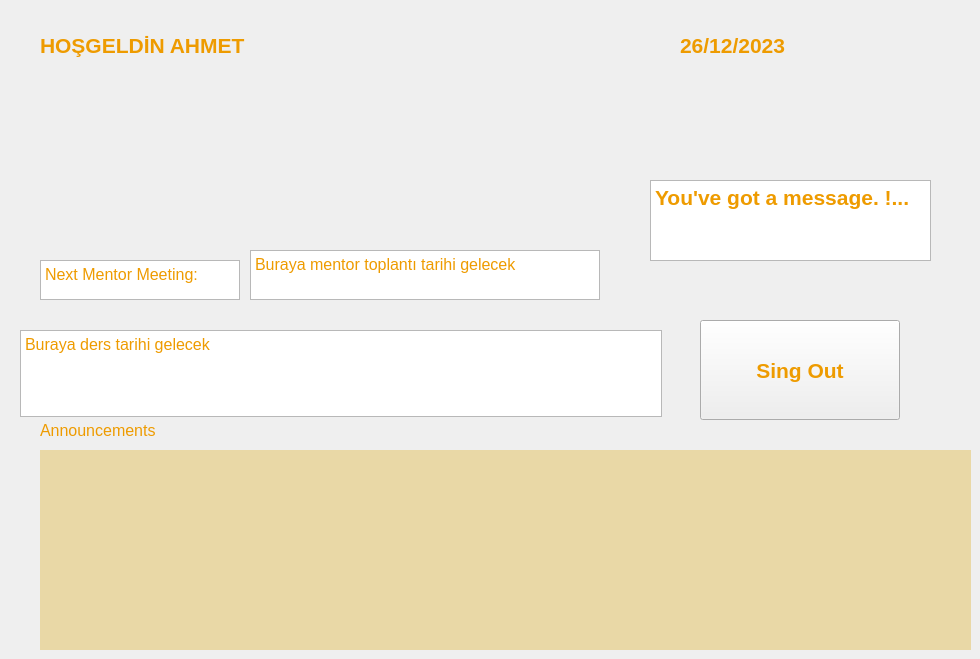
    <widget class="QWidget" name="teacher_main">
     <attribute name="title">
      <string>Main</string>
     </attribute>
     <widget class="QLabel" name="teacher_main_name">
      <property name="geometry">
       <rect>
        <x>40</x>
        <y>20</y>
        <width>401</width>
        <height>50</height>
       </rect>
      </property>
      <property name="minimumSize">
       <size>
        <width>250</width>
        <height>50</height>
       </size>
      </property>
      <property name="font">
       <font>
        <pointsize>16</pointsize>
        <weight>75</weight>
        <bold>true</bold>
       </font>
      </property>
      <property name="styleSheet">
       <string notr="true">color: rgb(238, 155, 0);</string>
      </property>
      <property name="text">
       <string>HOŞGELDİN AHMET</string>
      </property>
     </widget>
     <widget class="QLabel" name="teacher_main_date">
      <property name="geometry">
       <rect>
        <x>680</x>
        <y>20</y>
        <width>250</width>
        <height>50</height>
       </rect>
      </property>
      <property name="minimumSize">
       <size>
        <width>250</width>
        <height>50</height>
       </size>
      </property>
      <property name="font">
       <font>
        <pointsize>16</pointsize>
        <weight>75</weight>
        <bold>true</bold>
       </font>
      </property>
      <property name="styleSheet">
       <string notr="true">color: rgb(238, 155, 0);</string>
      </property>
      <property name="text">
       <string>26/12/2023</string>
      </property>
     </widget>
     <widget class="QLabel" name="teacher_main_anno">
      <property name="geometry">
       <rect>
        <x>40</x>
        <y>450</y>
        <width>931</width>
        <height>200</height>
       </rect>
      </property>
      <property name="minimumSize">
       <size>
        <width>700</width>
        <height>200</height>
       </size>
      </property>
      <property name="styleSheet">
       <string notr="true">background-color: rgb(233, 216, 166);</string>
      </property>
      <property name="text">
       <string/>
      </property>
     </widget>
     <widget class="QLabel" name="label_main_announcements">
      <property name="geometry">
       <rect>
        <x>40</x>
        <y>410</y>
        <width>200</width>
        <height>40</height>
       </rect>
      </property>
      <property name="minimumSize">
       <size>
        <width>200</width>
        <height>40</height>
       </size>
      </property>
      <property name="font">
       <font>
        <pointsize>12</pointsize>
       </font>
      </property>
      <property name="styleSheet">
       <string notr="true">color: rgb(238, 155, 0);</string>
      </property>
      <property name="text">
       <string>Announcements</string>
      </property>
     </widget>
     <widget class="QTextBrowser" name="announcement_textbrowser">
      <property name="geometry">
       <rect>
        <x>40</x>
        <y>260</y>
        <width>200</width>
        <height>40</height>
       </rect>
      </property>
      <property name="minimumSize">
       <size>
        <width>200</width>
        <height>40</height>
       </size>
      </property>
      <property name="font">
       <font>
        <pointsize>12</pointsize>
       </font>
      </property>
      <property name="styleSheet">
       <string notr="true">color: rgb(238, 155, 0);</string>
      </property>
      <property name="text">
       <string>Next Mentor Meeting:</string>
      </property>
     </widget>
     <widget class="QTextEdit" name="teacher_main_lesson">
      <property name="geometry">
       <rect>
        <x>20</x>
        <y>330</y>
        <width>642</width>
        <height>87</height>
       </rect>
      </property>
      <property name="minimumSize">
       <size>
        <width>350</width>
        <height>50</height>
       </size>
      </property>
      <property name="font">
       <font>
        <pointsize>12</pointsize>
       </font>
      </property>
      <property name="styleSheet">
       <string notr="true">color: rgb(238, 155, 0);</string>
      </property>
      <property name="html">
       <string>&lt;!DOCTYPE HTML PUBLIC &quot;-//W3C//DTD HTML 4.0//EN&quot; &quot;http://www.w3.org/TR/REC-html40/strict.dtd&quot;&gt;
&lt;html&gt;&lt;head&gt;&lt;meta name=&quot;qrichtext&quot; content=&quot;1&quot; /&gt;&lt;style type=&quot;text/css&quot;&gt;
p, li { white-space: pre-wrap; }
&lt;/style&gt;&lt;/head&gt;&lt;body style=&quot; font-family:'MS Shell Dlg 2'; font-size:12pt; font-weight:400; font-style:normal;&quot;&gt;
&lt;p style=&quot; margin-top:0px; margin-bottom:0px; margin-left:0px; margin-right:0px; -qt-block-indent:0; text-indent:0px;&quot;&gt;Buraya ders tarihi gelecek&lt;/p&gt;&lt;/body&gt;&lt;/html&gt;</string>
      </property>
     </widget>
     <widget class="QTextEdit" name="teacher_main_mentor">
      <property name="geometry">
       <rect>
        <x>250</x>
        <y>250</y>
        <width>350</width>
        <height>50</height>
       </rect>
      </property>
      <property name="minimumSize">
       <size>
        <width>350</width>
        <height>50</height>
       </size>
      </property>
      <property name="font">
       <font>
        <pointsize>12</pointsize>
       </font>
      </property>
      <property name="styleSheet">
       <string notr="true">color: rgb(238, 155, 0);</string>
      </property>
      <property name="html">
       <string>&lt;!DOCTYPE HTML PUBLIC &quot;-//W3C//DTD HTML 4.0//EN&quot; &quot;http://www.w3.org/TR/REC-html40/strict.dtd&quot;&gt;
&lt;html&gt;&lt;head&gt;&lt;meta name=&quot;qrichtext&quot; content=&quot;1&quot; /&gt;&lt;style type=&quot;text/css&quot;&gt;
p, li { white-space: pre-wrap; }
&lt;/style&gt;&lt;/head&gt;&lt;body style=&quot; font-family:'MS Shell Dlg 2'; font-size:12pt; font-weight:400; font-style:normal;&quot;&gt;
&lt;p style=&quot; margin-top:0px; margin-bottom:0px; margin-left:0px; margin-right:0px; -qt-block-indent:0; text-indent:0px;&quot;&gt;Buraya mentor toplantı tarihi gelecek&lt;/p&gt;&lt;/body&gt;&lt;/html&gt;</string>
      </property>
     </widget>
     <widget class="QPushButton" name="teacher_singout_button">
      <property name="geometry">
       <rect>
        <x>700</x>
        <y>320</y>
        <width>200</width>
        <height>100</height>
       </rect>
      </property>
      <property name="minimumSize">
       <size>
        <width>200</width>
        <height>100</height>
       </size>
      </property>
      <property name="font">
       <font>
        <pointsize>16</pointsize>
        <weight>75</weight>
        <bold>true</bold>
       </font>
      </property>
      <property name="styleSheet">
       <string notr="true">color: rgb(238, 155, 0);</string>
      </property>
      <property name="text">
       <string>Sing Out</string>
      </property>
     </widget>
     <widget class="QTextEdit" name="teacher_main_mail">
      <property name="geometry">
       <rect>
        <x>650</x>
        <y>180</y>
        <width>281</width>
        <height>81</height>
       </rect>
      </property>
      <property name="font">
       <font>
        <pointsize>16</pointsize>
       </font>
      </property>
      <property name="styleSheet">
       <string notr="true">color: rgb(238, 155, 0);</string>
      </property>
      <property name="html">
       <string>&lt;!DOCTYPE HTML PUBLIC &quot;-//W3C//DTD HTML 4.0//EN&quot; &quot;http://www.w3.org/TR/REC-html40/strict.dtd&quot;&gt;
&lt;html&gt;&lt;head&gt;&lt;meta name=&quot;qrichtext&quot; content=&quot;1&quot; /&gt;&lt;style type=&quot;text/css&quot;&gt;
p, li { white-space: pre-wrap; }
&lt;/style&gt;&lt;/head&gt;&lt;body style=&quot; font-family:'MS Shell Dlg 2'; font-size:16pt; font-weight:400; font-style:normal;&quot;&gt;
&lt;p style=&quot; margin-top:0px; margin-bottom:0px; margin-left:0px; margin-right:0px; -qt-block-indent:0; text-indent:0px;&quot;&gt;&lt;span style=&quot; font-weight:600;&quot;&gt;You've got a message. !...&lt;/span&gt;&lt;/p&gt;&lt;/body&gt;&lt;/html&gt;</string>
      </property>
     </widget>
    </widget>
